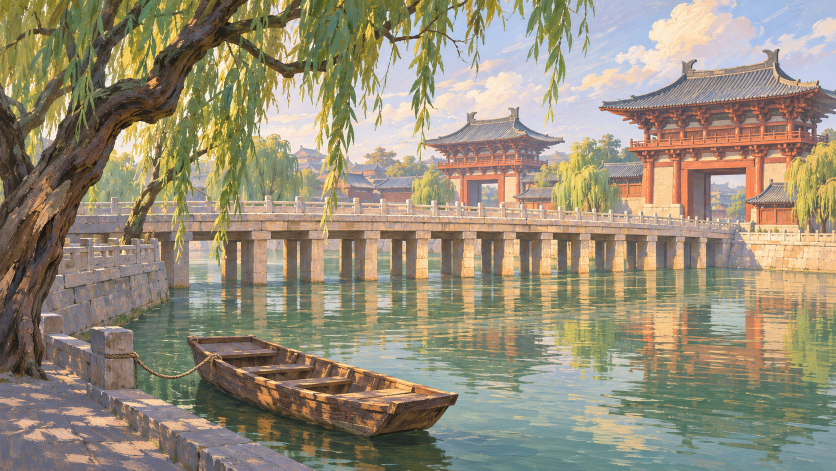
#> input picture refs/style/c2.png, 1672 x 941 px, found by its file name (shown at 1/2 size)
$ python look.py ../../refs/style/c2.png
#> lines starting #> are read from the running program, lines starting #| are printed output that depends on the picture
# Guide, not a pass mark: value range and local contrast against c2, and the stone's sun and shade in view 1.
# Lead-owned. Numbers can be matched while the picture is still wrong, and the eye decides.
# Usage: python3 -I test/gates/look.py <render.png> [more renders]; a file named view1.png also reports the stone.
import os, sys
import numpy as np
from PIL import Image
W = np.array([.2126, .7152, .0722])
def load(f):
#> called with f = 'refs/style/c2.png'
    im = Image.open(f).convert('RGB')
#> im is the input picture: PIL image 1672x941 RGB; mean R, G, B 151.1, 142.1, 121.3
    return np.asarray(im.resize((960, int(960 * im.height / im.width)), Image.LANCZOS), dtype=np.float32) / 255
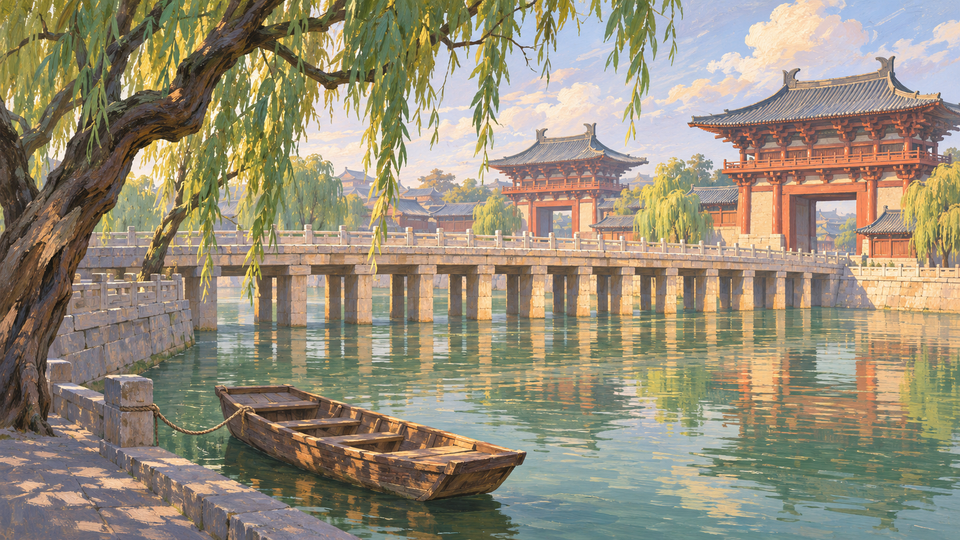
#> returned value: shape (540, 960, 3) float32; mean of channels 0, 1, 2 0.592, 0.557, 0.476; drawn as R, G, B
def report(f):
    a = load(f); l = a @ W; p = np.percentile(l, [1, 5, 25, 50, 75, 95, 99])
#> after `l = a @ W`:
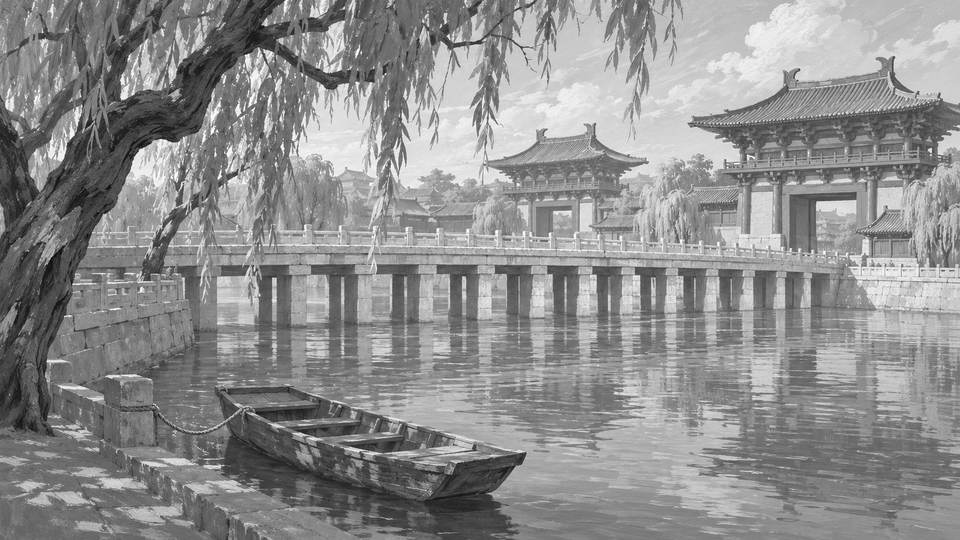
#> l: shape (540, 960) float64; min 0.028, max 1, mean 0.559
#> after `p = np.percentile(l, [1, 5, 25, 50, 75, 95, 99])`: p = [0.17, 0.26, 0.429, 0.545, 0.702, 0.861, 0.918]
    s = (a.max(2) - a.min(2)) / np.maximum(a.max(2), 1e-3)
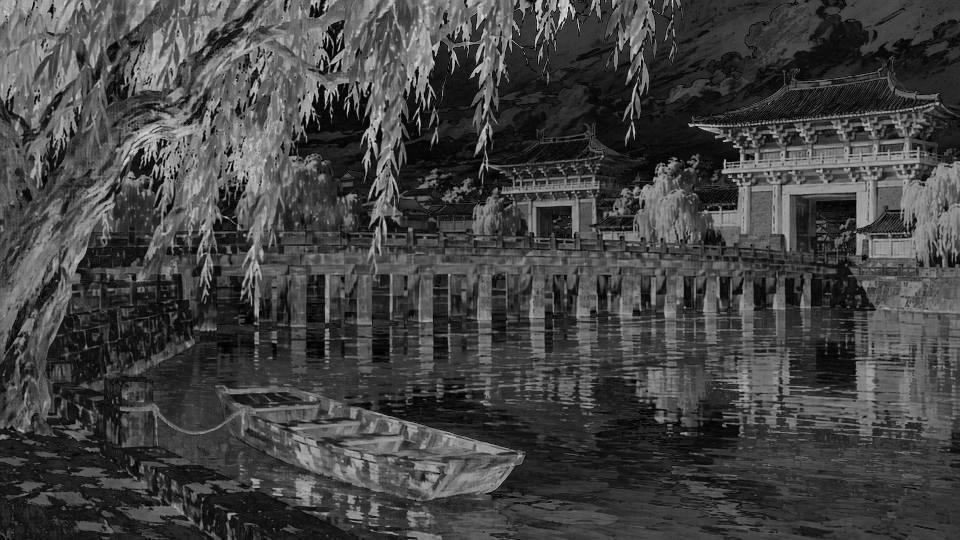
#> s: shape (540, 960) float32; min 0, max 0.901, mean 0.265
    def hp(n):
#> called with n = 2
        im = Image.fromarray((l * 255).astype(np.uint8)); b = im.resize((max(1, l.shape[1] // n), max(1, l.shape[0] // n)), Image.BOX).resize((l.shape[1], l.shape[0]), Image.BILINEAR)
        return float(np.std(l - np.asarray(b, dtype=np.float32) / 255))
    name = os.path.basename(f)[:16]
    print(f"{name:17s}" + ' '.join(f'{v:.2f}' for v in p) + f" | {np.percentile(s, 50):.2f} {np.percentile(s, 90):.2f} | {hp(2):.3f} {hp(8):.3f} {hp(32):.3f}")
#> call 2 of hp, with n = 8
#> in hp (call 2), `b = im.resize((max(1, l.shape[1] // n), max(1, l.shape[0] // n)), Imag`:
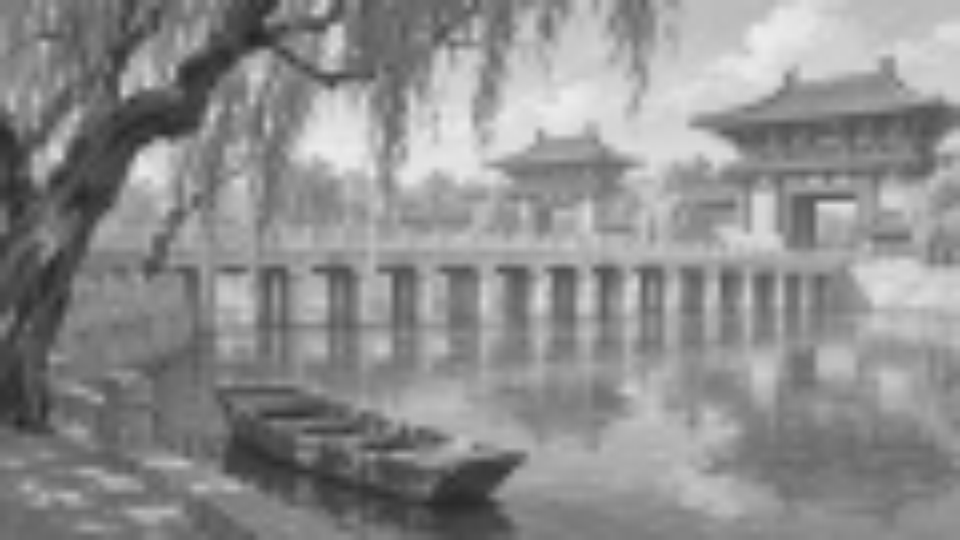
#> b: PIL image 960x540 L; min 35, max 237, mean 142.1
#> call 3 of hp, with n = 32
#> in hp (call 3), `b = im.resize((max(1, l.shape[1] // n), max(1, l.shape[0] // n)), Imag`:
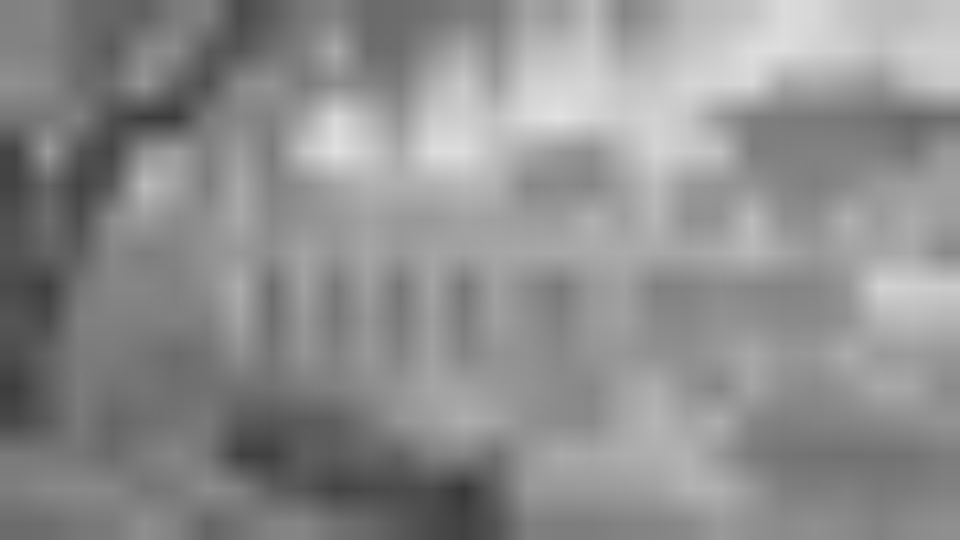
#> b: PIL image 960x540 L; min 54, max 226, mean 142
#| c2.png           0.17 0.26 0.43 0.54 0.70 0.86 0.92 | 0.23 0.50 | 0.047 0.084 0.120
def stone(f, boxes):
#> called with f = 'refs/style/c2.png'
    a = load(f); h, w, _ = a.shape
#> after `h, w, _ = a.shape`: h = 540; w = 960
    for name, (x0, y0, x1, y1) in boxes.items():
        q = a[int(y0 * h):int(y1 * h), int(x0 * w):int(x1 * w)].reshape(-1, 3) * 255; l = q @ W
        lo = np.median(q[l < np.percentile(l, 25)], axis=0); hi = np.median(q[l > np.percentile(l, 75)], axis=0)
        print(f"  {name:12s} shade {' '.join('%3d' % v for v in lo)}   sun {' '.join('%3d' % v for v in hi)}")
#> this loop made 8 passes
#> (lo, hi) on passes 1 to 8: ([135, 128, 114], [225, 190, 157]), ([101, 89, 74], [233, 189, 146]), ([106, 88, 75], [163, 143, 138]), ([102, 115, 94], [208, 180, 129]), ([102, 100, 113], [208, 167, 141]), ([67, 59, 46], [185, 181, 161]), ([88, 94, 52], [230, 222, 225]), ([56, 47, 39], [146, 119, 93])
#|   rail, deck   shade 135 128 114   sun 225 190 157
#|   piers        shade 101  89  74   sun 233 189 146
#|   quay wall    shade 106  88  75   sun 163 143 138
#|   water, piers shade 102 115  94   sun 208 180 129
#|   near paving  shade 102 100 113   sun 208 167 141
#|   boat         shade  67  59  46   sun 185 181 161
#|   near leaves  shade  88  94  52   sun 230 222 225
#|   bark         shade  56  47  39   sun 146 119  93
print(f"{'image':17s}p1   p5   p25  p50  p75  p95  p99  | sat50 sat90 | hp2   hp8   hp32")
report('refs/style/c2.png')
stone('refs/style/c2.png', {'rail, deck': (.22, .40, .62, .49), 'piers': (.27, .50, .72, .60), 'quay wall': (.06, .50, .17, .64), 'water, piers': (.25, .61, .80, .68), 'near paving': (.0, .84, .15, .98), 'boat': (.25, .72, .50, .90), 'near leaves': (.25, .0, .50, .30), 'bark': (.0, .25, .05, .70)})
for f in sys.argv[1:]:
    report(f)
#| c2.png           0.17 0.26 0.43 0.54 0.70 0.86 0.92 | 0.23 0.50 | 0.047 0.084 0.120
    if os.path.basename(f) == 'view1.png': stone(f, {'rail, deck': (.54, .43, .90, .50), 'piers': (.60, .50, .92, .58), 'quay wall': (.10, .52, .20, .65), 'water, piers': (.40, .60, .92, .68), 'near paving': (.0, .85, .15, .98), 'boat': (.25, .72, .62, .85), 'near leaves': (.35, .0, .60, .30), 'bark': (.02, .30, .10, .70)})

$ run again, with refs/style/c1.png copied over refs/style/c2.png
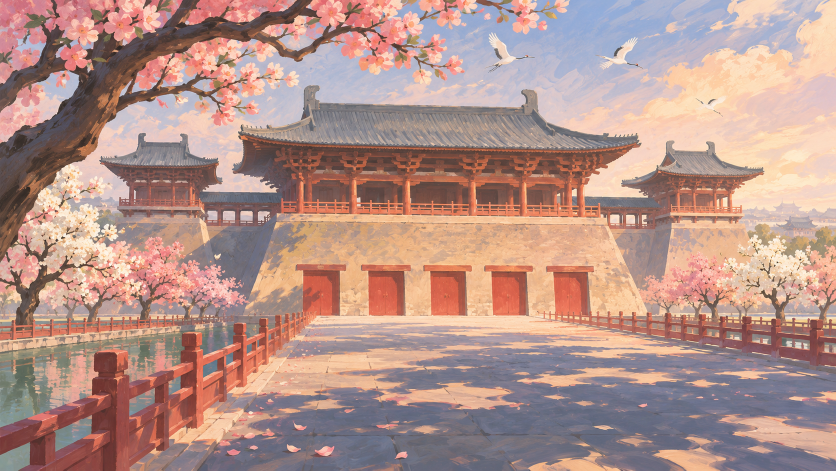
#> input picture refs/style/c1.png, 1672 x 941 px, found by its file name (shown at 1/2 size)
#> in load, im is the input picture: PIL image 1672x941 RGB; mean R, G, B 180.2, 146.7, 138.4
#> in report, `l = a @ W`:
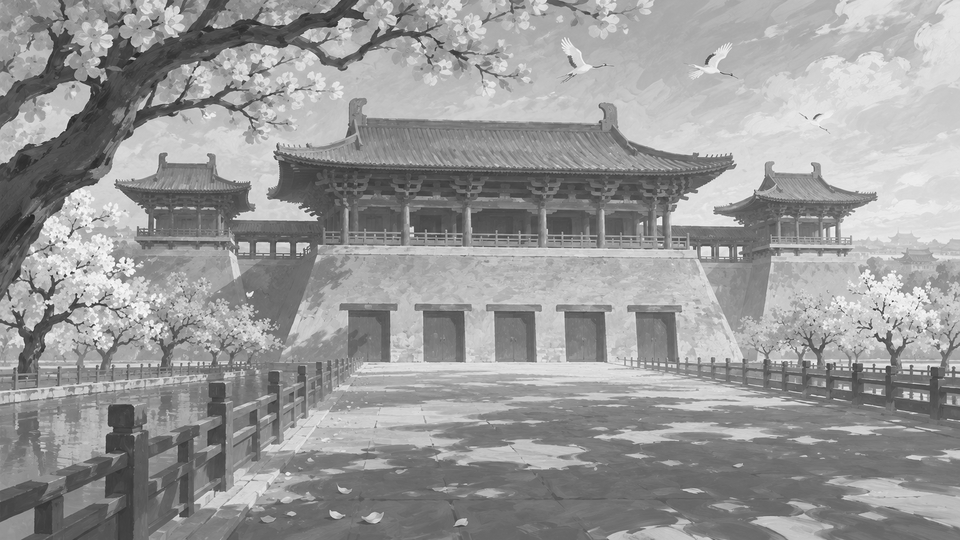
#> l: shape (540, 960) float64; min 0.128, max 1, mean 0.601
#> p = [0.252, 0.307, 0.449, 0.608, 0.755, 0.866, 0.909]
#> im: PIL image 960x540 L
#> in hp (call 3), `b = im.resize((max(1, l.shape[1] // n), max(1, l.shape[0] // n)), Imag`:
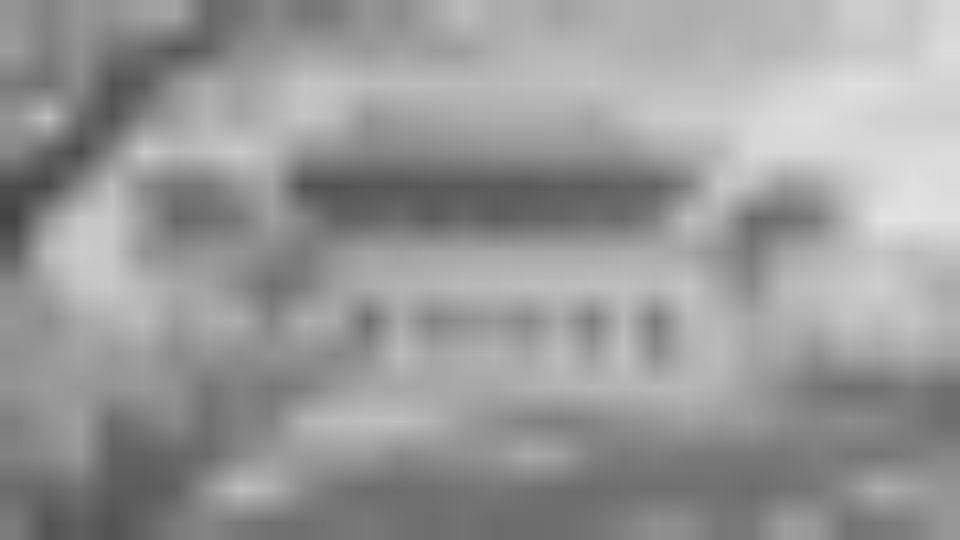
#> b: PIL image 960x540 L; min 67, max 226, mean 152.7
#| c2.png           0.25 0.31 0.45 0.61 0.75 0.87 0.91 | 0.26 0.49 | 0.037 0.073 0.114
#> the loop in stone, `for name, (x0, y0, x1, y1) in boxes.items():` made 8 passes
#> (lo, hi) on passes 1 to 8: ([109, 79, 72], [237, 189, 148]), ([142, 105, 86], [242, 189, 146]), ([154, 127, 112], [251, 228, 203]), ([188, 97, 77], [249, 205, 165]), ([111, 57, 54], [136, 147, 143]), ([113, 108, 128], [243, 192, 157]), ([123, 106, 92], [232, 197, 196]), ([80, 64, 55], [234, 182, 166])
#> (printed output is left out)
#| c2.png           0.25 0.31 0.45 0.61 0.75 0.87 0.91 | 0.26 0.49 | 0.037 0.073 0.114

$ run again, with refs/style/a1.png copied over refs/style/c2.png
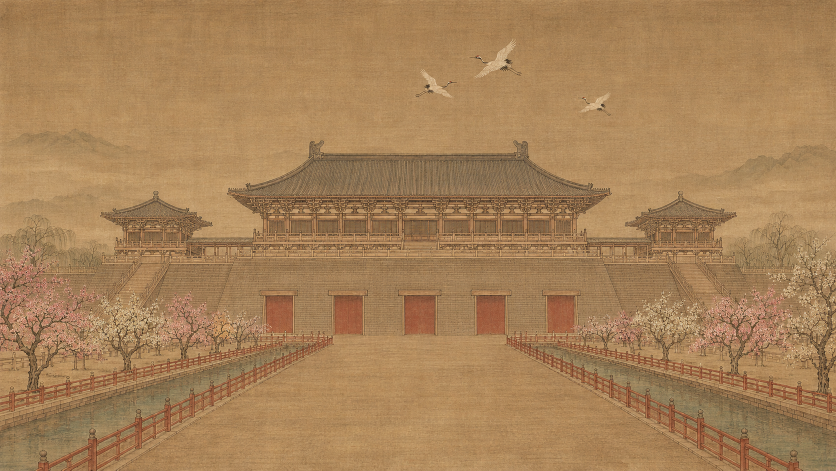
#> input picture refs/style/a1.png, 1672 x 941 px, found by its file name (shown at 1/2 size)
#> in load, im is the input picture: PIL image 1672x941 RGB; mean R, G, B 165.9, 128.9, 87.9
#> in report, `l = a @ W`:
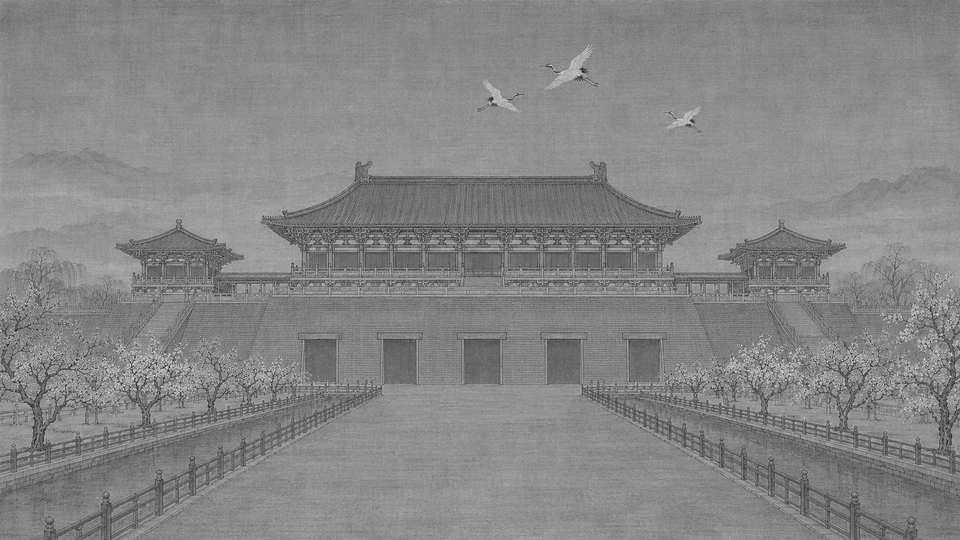
#> l: shape (540, 960) float64; min 0.104, max 0.929, mean 0.525
#> p = [0.318, 0.387, 0.491, 0.539, 0.571, 0.614, 0.662]
#> im: PIL image 960x540 L
#> in hp (call 3), `b = im.resize((max(1, l.shape[1] // n), max(1, l.shape[0] // n)), Imag`:
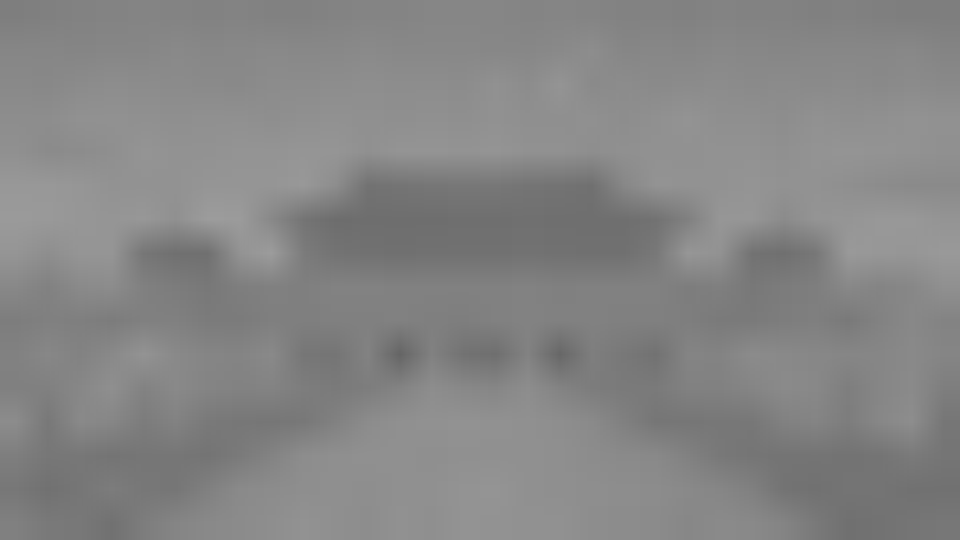
#> b: PIL image 960x540 L; min 101, max 156, mean 133.3
#| c2.png           0.32 0.39 0.49 0.54 0.57 0.61 0.66 | 0.47 0.51 | 0.036 0.047 0.055
#> the loop in stone, `for name, (x0, y0, x1, y1) in boxes.items():` made 8 passes
#> (lo, hi) on passes 1 to 8: ([115, 86, 59], [190, 152, 105]), ([140, 107, 73], [182, 141, 97]), ([141, 109, 75], [185, 147, 103]), ([150, 92, 63], [171, 135, 94]), ([128, 96, 65], [163, 133, 93]), ([149, 111, 76], [184, 145, 98]), ([165, 126, 82], [182, 144, 97]), ([152, 113, 83], [190, 153, 107])
#> (printed output is left out)
#| c2.png           0.32 0.39 0.49 0.54 0.57 0.61 0.66 | 0.47 0.51 | 0.036 0.047 0.055
